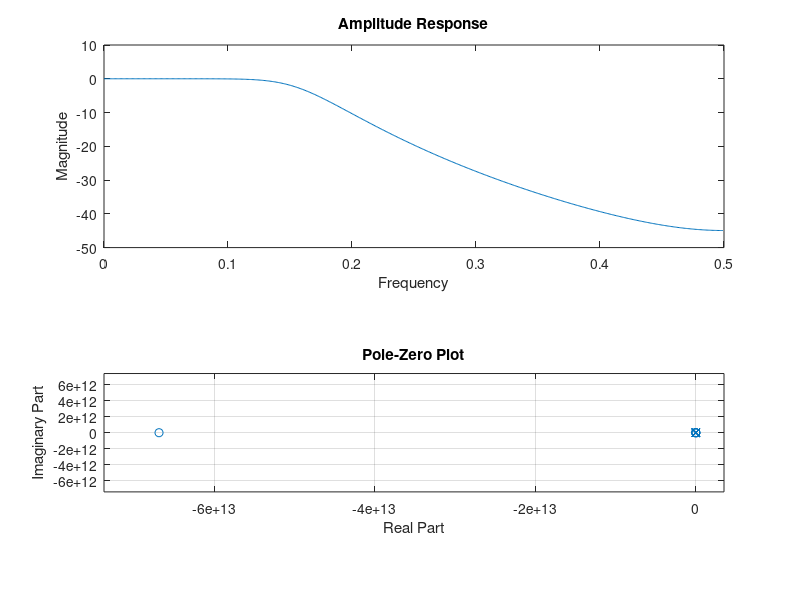

This figure's MATLAB source: (Note: this script raises an error after producing the figure.)
clc 
close all;
clear all;

N=input('Enter the filter order N:');
fs = input('Enter the sampling freequency fs:');
wc=input('Enter the cutoff frequency wc');

[na,da]=butter(N,wc,'s');
[n,d]=impinvar(na,da,fs);
[h,f]=freqz(n,d,512,fs);
gain=20*log10(abs(h));
subplot(2,1,1);
plot(f/fs,gain);
xlabel('Frequency');
ylabel('Magnitude');
title('Amplitude Response');
subplot(2,1,2);
zplane(n,d);
z=roots(n);
p=roots(d);
xlabel('Real Part');
ylabel('Imaginary Part');
title('Pole-Zero Plot');
disp(tf(na,da));
fvtool(n,d);

